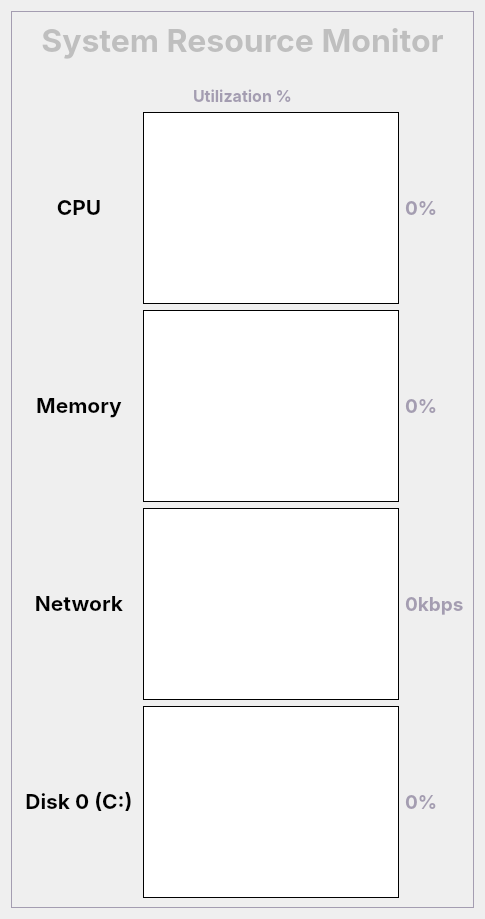
            <widget class="QWidget" name="ResourceGraph">
             <property name="palette">
              <palette>
               <active>
                <colorrole role="WindowText">
                 <brush brushstyle="SolidPattern">
                  <color alpha="255">
                   <red>164</red>
                   <green>157</green>
                   <blue>177</blue>
                  </color>
                 </brush>
                </colorrole>
               </active>
               <inactive>
                <colorrole role="WindowText">
                 <brush brushstyle="SolidPattern">
                  <color alpha="255">
                   <red>164</red>
                   <green>157</green>
                   <blue>177</blue>
                  </color>
                 </brush>
                </colorrole>
               </inactive>
               <disabled/>
              </palette>
             </property>
             <layout class="QVBoxLayout" name="verticalLayout_7">
              <item>
               <widget class="QFrame" name="frame">
                <property name="frameShape">
                 <enum>QFrame::Box</enum>
                </property>
                <property name="frameShadow">
                 <enum>QFrame::Plain</enum>
                </property>
                <layout class="QVBoxLayout" name="verticalLayout_9">
                 <item>
                  <layout class="QVBoxLayout" name="verticalLayout_2">
                   <item>
                    <widget class="QLabel" name="Title">
                     <property name="palette">
                      <palette>
                       <active>
                        <colorrole role="WindowText">
                         <brush brushstyle="SolidPattern">
                          <color alpha="255">
                           <red>191</red>
                           <green>191</green>
                           <blue>191</blue>
                          </color>
                         </brush>
                        </colorrole>
                        <colorrole role="Highlight">
                         <brush brushstyle="SolidPattern">
                          <color alpha="120">
                           <red>190</red>
                           <green>170</green>
                           <blue>232</blue>
                          </color>
                         </brush>
                        </colorrole>
                        <colorrole role="HighlightedText">
                         <brush brushstyle="SolidPattern">
                          <color alpha="255">
                           <red>189</red>
                           <green>192</green>
                           <blue>248</blue>
                          </color>
                         </brush>
                        </colorrole>
                       </active>
                       <inactive>
                        <colorrole role="WindowText">
                         <brush brushstyle="SolidPattern">
                          <color alpha="255">
                           <red>191</red>
                           <green>191</green>
                           <blue>191</blue>
                          </color>
                         </brush>
                        </colorrole>
                        <colorrole role="Highlight">
                         <brush brushstyle="SolidPattern">
                          <color alpha="120">
                           <red>190</red>
                           <green>170</green>
                           <blue>232</blue>
                          </color>
                         </brush>
                        </colorrole>
                        <colorrole role="HighlightedText">
                         <brush brushstyle="SolidPattern">
                          <color alpha="255">
                           <red>189</red>
                           <green>192</green>
                           <blue>248</blue>
                          </color>
                         </brush>
                        </colorrole>
                       </inactive>
                       <disabled>
                        <colorrole role="HighlightedText">
                         <brush brushstyle="SolidPattern">
                          <color alpha="255">
                           <red>189</red>
                           <green>192</green>
                           <blue>248</blue>
                          </color>
                         </brush>
                        </colorrole>
                       </disabled>
                      </palette>
                     </property>
                     <property name="font">
                      <font>
                       <family>SF Pro Display</family>
                       <pointsize>24</pointsize>
                       <bold>true</bold>
                      </font>
                     </property>
                     <property name="text">
                      <string>System Resource Monitor</string>
                     </property>
                     <property name="alignment">
                      <set>Qt::AlignCenter</set>
                     </property>
                    </widget>
                   </item>
                   <item>
                    <spacer name="horizontalSpacer">
                     <property name="orientation">
                      <enum>Qt::Horizontal</enum>
                     </property>
                     <property name="sizeHint" stdset="0">
                      <size>
                       <width>40</width>
                       <height>20</height>
                      </size>
                     </property>
                    </spacer>
                   </item>
                   <item>
                    <widget class="QLabel" name="label_3">
                     <property name="palette">
                      <palette>
                       <active>
                        <colorrole role="WindowText">
                         <brush brushstyle="SolidPattern">
                          <color alpha="255">
                           <red>164</red>
                           <green>157</green>
                           <blue>177</blue>
                          </color>
                         </brush>
                        </colorrole>
                        <colorrole role="Button">
                         <brush brushstyle="SolidPattern">
                          <color alpha="255">
                           <red>19</red>
                           <green>4</green>
                           <blue>33</blue>
                          </color>
                         </brush>
                        </colorrole>
                        <colorrole role="Text">
                         <brush brushstyle="SolidPattern">
                          <color alpha="255">
                           <red>174</red>
                           <green>167</green>
                           <blue>188</blue>
                          </color>
                         </brush>
                        </colorrole>
                        <colorrole role="ButtonText">
                         <brush brushstyle="SolidPattern">
                          <color alpha="255">
                           <red>164</red>
                           <green>157</green>
                           <blue>177</blue>
                          </color>
                         </brush>
                        </colorrole>
                        <colorrole role="Base">
                         <brush brushstyle="SolidPattern">
                          <color alpha="255">
                           <red>25</red>
                           <green>19</green>
                           <blue>31</blue>
                          </color>
                         </brush>
                        </colorrole>
                        <colorrole role="Window">
                         <brush brushstyle="SolidPattern">
                          <color alpha="255">
                           <red>20</red>
                           <green>15</green>
                           <blue>25</blue>
                          </color>
                         </brush>
                        </colorrole>
                        <colorrole role="Highlight">
                         <brush brushstyle="SolidPattern">
                          <color alpha="123">
                           <red>177</red>
                           <green>152</green>
                           <blue>232</blue>
                          </color>
                         </brush>
                        </colorrole>
                        <colorrole role="HighlightedText">
                         <brush brushstyle="SolidPattern">
                          <color alpha="255">
                           <red>198</red>
                           <green>187</green>
                           <blue>252</blue>
                          </color>
                         </brush>
                        </colorrole>
                       </active>
                       <inactive>
                        <colorrole role="WindowText">
                         <brush brushstyle="SolidPattern">
                          <color alpha="255">
                           <red>164</red>
                           <green>157</green>
                           <blue>177</blue>
                          </color>
                         </brush>
                        </colorrole>
                        <colorrole role="Button">
                         <brush brushstyle="SolidPattern">
                          <color alpha="255">
                           <red>19</red>
                           <green>4</green>
                           <blue>33</blue>
                          </color>
                         </brush>
                        </colorrole>
                        <colorrole role="Text">
                         <brush brushstyle="SolidPattern">
                          <color alpha="255">
                           <red>174</red>
                           <green>167</green>
                           <blue>188</blue>
                          </color>
                         </brush>
                        </colorrole>
                        <colorrole role="ButtonText">
                         <brush brushstyle="SolidPattern">
                          <color alpha="255">
                           <red>164</red>
                           <green>157</green>
                           <blue>177</blue>
                          </color>
                         </brush>
                        </colorrole>
                        <colorrole role="Base">
                         <brush brushstyle="SolidPattern">
                          <color alpha="255">
                           <red>25</red>
                           <green>19</green>
                           <blue>31</blue>
                          </color>
                         </brush>
                        </colorrole>
                        <colorrole role="Window">
                         <brush brushstyle="SolidPattern">
                          <color alpha="255">
                           <red>20</red>
                           <green>15</green>
                           <blue>25</blue>
                          </color>
                         </brush>
                        </colorrole>
                        <colorrole role="Highlight">
                         <brush brushstyle="SolidPattern">
                          <color alpha="123">
                           <red>177</red>
                           <green>152</green>
                           <blue>232</blue>
                          </color>
                         </brush>
                        </colorrole>
                        <colorrole role="HighlightedText">
                         <brush brushstyle="SolidPattern">
                          <color alpha="255">
                           <red>198</red>
                           <green>187</green>
                           <blue>252</blue>
                          </color>
                         </brush>
                        </colorrole>
                       </inactive>
                       <disabled>
                        <colorrole role="Button">
                         <brush brushstyle="SolidPattern">
                          <color alpha="255">
                           <red>19</red>
                           <green>4</green>
                           <blue>33</blue>
                          </color>
                         </brush>
                        </colorrole>
                        <colorrole role="Base">
                         <brush brushstyle="SolidPattern">
                          <color alpha="255">
                           <red>20</red>
                           <green>15</green>
                           <blue>25</blue>
                          </color>
                         </brush>
                        </colorrole>
                        <colorrole role="Window">
                         <brush brushstyle="SolidPattern">
                          <color alpha="255">
                           <red>20</red>
                           <green>15</green>
                           <blue>25</blue>
                          </color>
                         </brush>
                        </colorrole>
                        <colorrole role="HighlightedText">
                         <brush brushstyle="SolidPattern">
                          <color alpha="255">
                           <red>198</red>
                           <green>187</green>
                           <blue>252</blue>
                          </color>
                         </brush>
                        </colorrole>
                       </disabled>
                      </palette>
                     </property>
                     <property name="font">
                      <font>
                       <family>SF Pro Display</family>
                       <pointsize>12</pointsize>
                       <bold>true</bold>
                      </font>
                     </property>
                     <property name="text">
                      <string>Utilization %</string>
                     </property>
                     <property name="alignment">
                      <set>Qt::AlignCenter</set>
                     </property>
                    </widget>
                   </item>
                   <item>
                    <layout class="QGridLayout" name="gridLayout">
                     <item row="0" column="0">
                      <widget class="QPushButton" name="cpuButton">
                       <property name="palette">
                        <palette>
                         <active/>
                         <inactive/>
                         <disabled/>
                        </palette>
                       </property>
                       <property name="font">
                        <font>
                         <family>SF Pro Display</family>
                         <pointsize>16</pointsize>
                         <bold>true</bold>
                        </font>
                       </property>
                       <property name="cursor">
                        <cursorShape>PointingHandCursor</cursorShape>
                       </property>
                       <property name="focusPolicy">
                        <enum>Qt::ClickFocus</enum>
                       </property>
                       <property name="contextMenuPolicy">
                        <enum>Qt::DefaultContextMenu</enum>
                       </property>
                       <property name="styleSheet">
                        <string notr="true"/>
                       </property>
                       <property name="text">
                        <string>CPU</string>
                       </property>
                       <property name="flat">
                        <bool>true</bool>
                       </property>
                      </widget>
                     </item>
                     <item row="1" column="1">
                      <widget class="PlotWidget" name="Memory_PlotWidget">
                       <property name="frameShape">
                        <enum>QFrame::Box</enum>
                       </property>
                       <property name="frameShadow">
                        <enum>QFrame::Plain</enum>
                       </property>
                       <property name="interactive">
                        <bool>false</bool>
                       </property>
                      </widget>
                     </item>
                     <item row="0" column="1">
                      <widget class="PlotWidget" name="CPU_PlotWidget">
                       <property name="enabled">
                        <bool>true</bool>
                       </property>
                       <property name="frameShape">
                        <enum>QFrame::Box</enum>
                       </property>
                       <property name="frameShadow">
                        <enum>QFrame::Plain</enum>
                       </property>
                       <property name="interactive">
                        <bool>false</bool>
                       </property>
                      </widget>
                     </item>
                     <item row="3" column="1">
                      <widget class="PlotWidget" name="Disk_PlotWidget">
                       <property name="frameShape">
                        <enum>QFrame::Box</enum>
                       </property>
                       <property name="frameShadow">
                        <enum>QFrame::Plain</enum>
                       </property>
                       <property name="interactive">
                        <bool>false</bool>
                       </property>
                      </widget>
                     </item>
                     <item row="1" column="0">
                      <widget class="QPushButton" name="memoryButton">
                       <property name="palette">
                        <palette>
                         <active/>
                         <inactive/>
                         <disabled/>
                        </palette>
                       </property>
                       <property name="font">
                        <font>
                         <family>SF Pro Display</family>
                         <pointsize>16</pointsize>
                         <bold>true</bold>
                        </font>
                       </property>
                       <property name="cursor">
                        <cursorShape>PointingHandCursor</cursorShape>
                       </property>
                       <property name="styleSheet">
                        <string notr="true"/>
                       </property>
                       <property name="text">
                        <string>Memory</string>
                       </property>
                       <property name="flat">
                        <bool>true</bool>
                       </property>
                      </widget>
                     </item>
                     <item row="2" column="1">
                      <widget class="PlotWidget" name="Network_PlotWidget">
                       <property name="frameShape">
                        <enum>QFrame::Box</enum>
                       </property>
                       <property name="frameShadow">
                        <enum>QFrame::Plain</enum>
                       </property>
                       <property name="interactive">
                        <bool>false</bool>
                       </property>
                      </widget>
                     </item>
                     <item row="2" column="0">
                      <widget class="QPushButton" name="networkButton">
                       <property name="palette">
                        <palette>
                         <active/>
                         <inactive/>
                         <disabled/>
                        </palette>
                       </property>
                       <property name="font">
                        <font>
                         <family>SF Pro Display</family>
                         <pointsize>16</pointsize>
                         <bold>true</bold>
                        </font>
                       </property>
                       <property name="cursor">
                        <cursorShape>PointingHandCursor</cursorShape>
                       </property>
                       <property name="styleSheet">
                        <string notr="true"/>
                       </property>
                       <property name="text">
                        <string>Network</string>
                       </property>
                       <property name="flat">
                        <bool>true</bool>
                       </property>
                      </widget>
                     </item>
                     <item row="3" column="0">
                      <widget class="QPushButton" name="diskButton">
                       <property name="palette">
                        <palette>
                         <active/>
                         <inactive/>
                         <disabled/>
                        </palette>
                       </property>
                       <property name="font">
                        <font>
                         <family>SF Pro Display</family>
                         <pointsize>16</pointsize>
                         <bold>true</bold>
                        </font>
                       </property>
                       <property name="styleSheet">
                        <string notr="true"/>
                       </property>
                       <property name="text">
                        <string>Disk 0 (C:)</string>
                       </property>
                       <property name="flat">
                        <bool>true</bool>
                       </property>
                      </widget>
                     </item>
                     <item row="0" column="2">
                      <widget class="QLabel" name="CPU_UsageLabel">
                       <property name="font">
                        <font>
                         <family>SF Pro Display</family>
                         <pointsize>14</pointsize>
                         <bold>true</bold>
                        </font>
                       </property>
                       <property name="text">
                        <string>0%</string>
                       </property>
                      </widget>
                     </item>
                     <item row="1" column="2">
                      <widget class="QLabel" name="Memory_UsageLabel">
                       <property name="font">
                        <font>
                         <family>SF Pro Display</family>
                         <pointsize>14</pointsize>
                         <bold>true</bold>
                        </font>
                       </property>
                       <property name="text">
                        <string>0%</string>
                       </property>
                      </widget>
                     </item>
                     <item row="2" column="2">
                      <widget class="QLabel" name="Network_UsageLabel">
                       <property name="font">
                        <font>
                         <family>SF Pro Display</family>
                         <pointsize>14</pointsize>
                         <bold>true</bold>
                        </font>
                       </property>
                       <property name="text">
                        <string>0kbps</string>
                       </property>
                      </widget>
                     </item>
                     <item row="3" column="2">
                      <widget class="QLabel" name="Disk_UsageLabel">
                       <property name="font">
                        <font>
                         <family>SF Pro Display</family>
                         <pointsize>14</pointsize>
                         <bold>true</bold>
                        </font>
                       </property>
                       <property name="text">
                        <string>0%</string>
                       </property>
                      </widget>
                     </item>
                    </layout>
                   </item>
                  </layout>
                 </item>
                </layout>
               </widget>
              </item>
             </layout>
            </widget>
